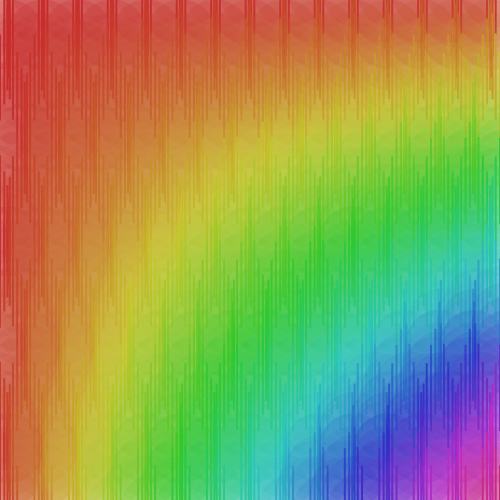
Frame 1 (no input)
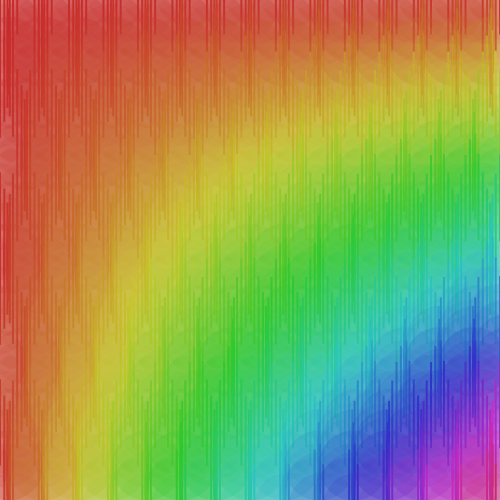
Frame 60 (the mouse pressed at the canvas centre just before this capture)
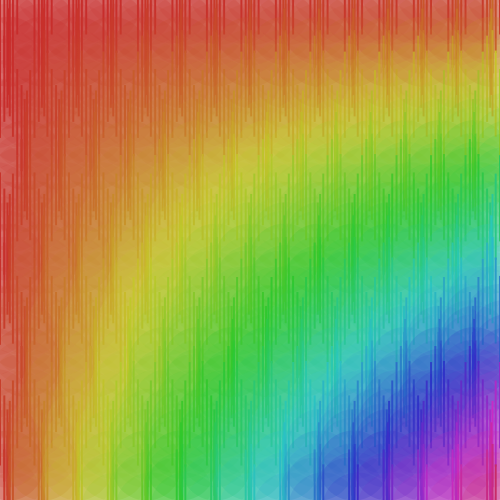
Frame 120 (the mouse held since frame 60 and released just before this capture)

The Processing sketch that drew these frames (run headless with seeded random() and noise(); from frame 60 on, the mouse is pressed at the canvas centre):

// Processing sketch: processing_151736
// ── processing_151736.pde

/*
 * Futurelearn | Creative Coding
 * Week 2 - 12th June 2014
 * Emergent
 * by Chris Dymond (c)
 *
 * This program created a grid of rotating points and draws virtical lines and semi-transparent circles
 * centred on them. You can change the framerate by using the left and right mouse button, and as the
 * framerate changes different patterns emerge. This exercise is intended to demonstrate "emergence"
 * - complex patterns that emerge from simple procedures.
 * 
 */

// variable used to store the current frame rate value
int frame_rate_value;

void setup() {
  size(500, 500);

  frame_rate_value = 6;
  frameRate(frame_rate_value);
  rectMode(CENTER);
  background(255);
}


void draw() {

  background(255);

  int num = 30;
  int margin = 0;
  float gutter = 0; //distance between each cell
  float cellsize = ( width - (2 * margin) - gutter * (num - 1) ) / (num - 1);

  int circleNumber = 0; // counter
  for (int i=0; i<num; i++) {
    for (int j=0; j<num; j++) {
      circleNumber = (i * num) + j; 

      float tx = margin + cellsize * i + gutter * i;
      float ty = margin + cellsize * j + gutter * j;

      movingCircle(tx, ty, cellsize, circleNumber,i,j);
    }
  }
} //end of draw 


void movingCircle(float x, float y, float size, int circleNum, int column, int row) {

  float finalAngle;
  finalAngle = frameCount + circleNum;

  //the rotating angle for each tempX and tempY postion is affected by frameRate and angle;  
  float tempX = x + (size / 2) * sin(PI / frame_rate_value * finalAngle);
  float tempY = y + (size / 2) * cos(PI / frame_rate_value * finalAngle);
  int fillColour = (int) map(row*column, 0, 900, 0, 255);

  noStroke();
  colorMode(HSB);
  fill(fillColour,200,200);
  rect(tempX, tempY, 2, size*5);
  fill(fillColour,200,200,40);
  ellipse(tempX,tempY,70,70);
}


/*
 * mouseClicked function
 *
 * called automatically by Processing when a mouse button is pressed and released
 */
void mouseClicked() {

  if ( mouseButton == LEFT && frame_rate_value > 1 && mouseX < (width/2)) {
    frame_rate_value--;
  } 
  
  if ( mouseButton == LEFT && frame_rate_value > 1 && mouseX > (width/2)) {
    frame_rate_value++;
  }

  // set the frameRate and print current value on the screen
  frameRate(frame_rate_value);
  println("Current frame Rate is: " + frame_rate_value);
}
